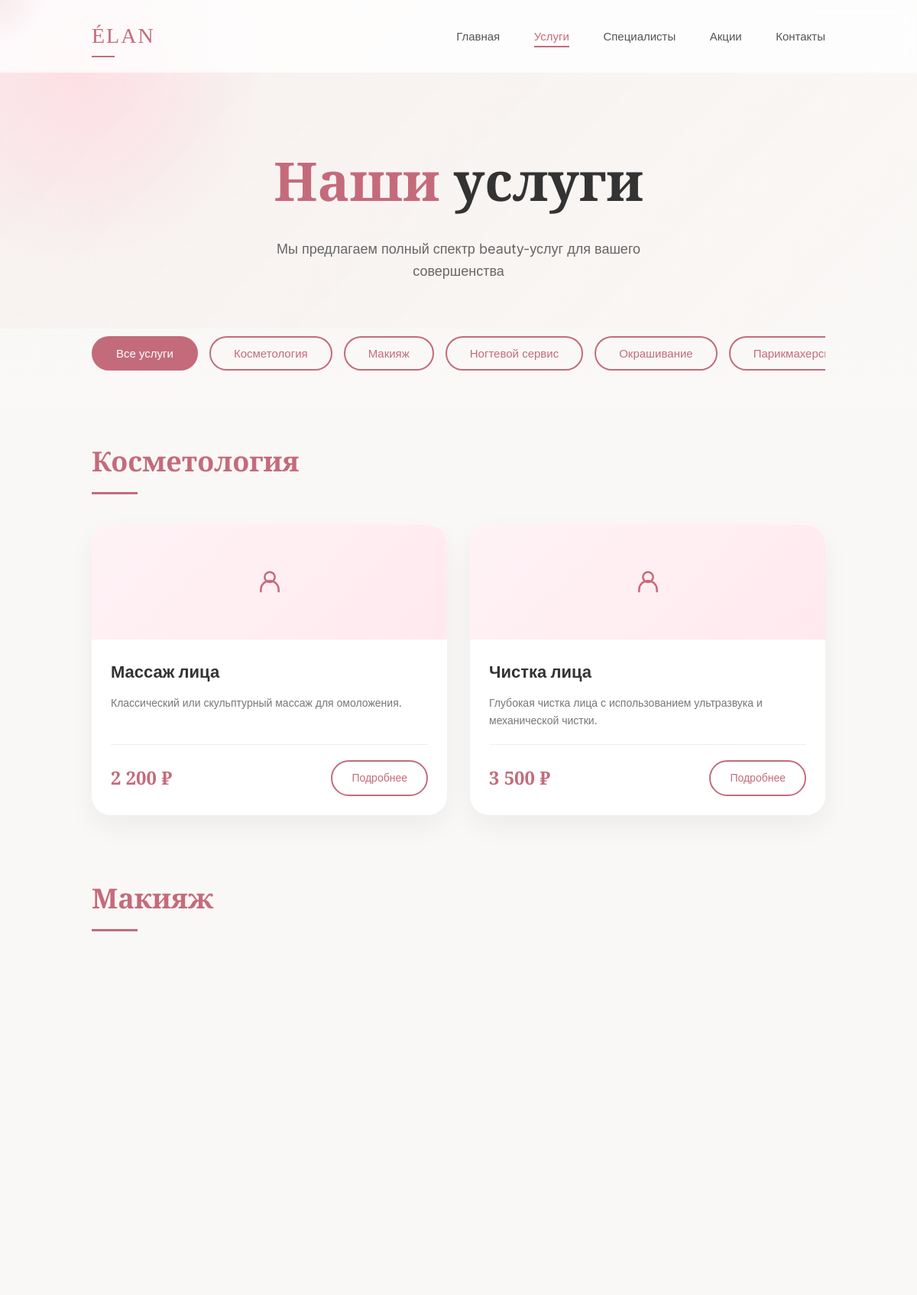
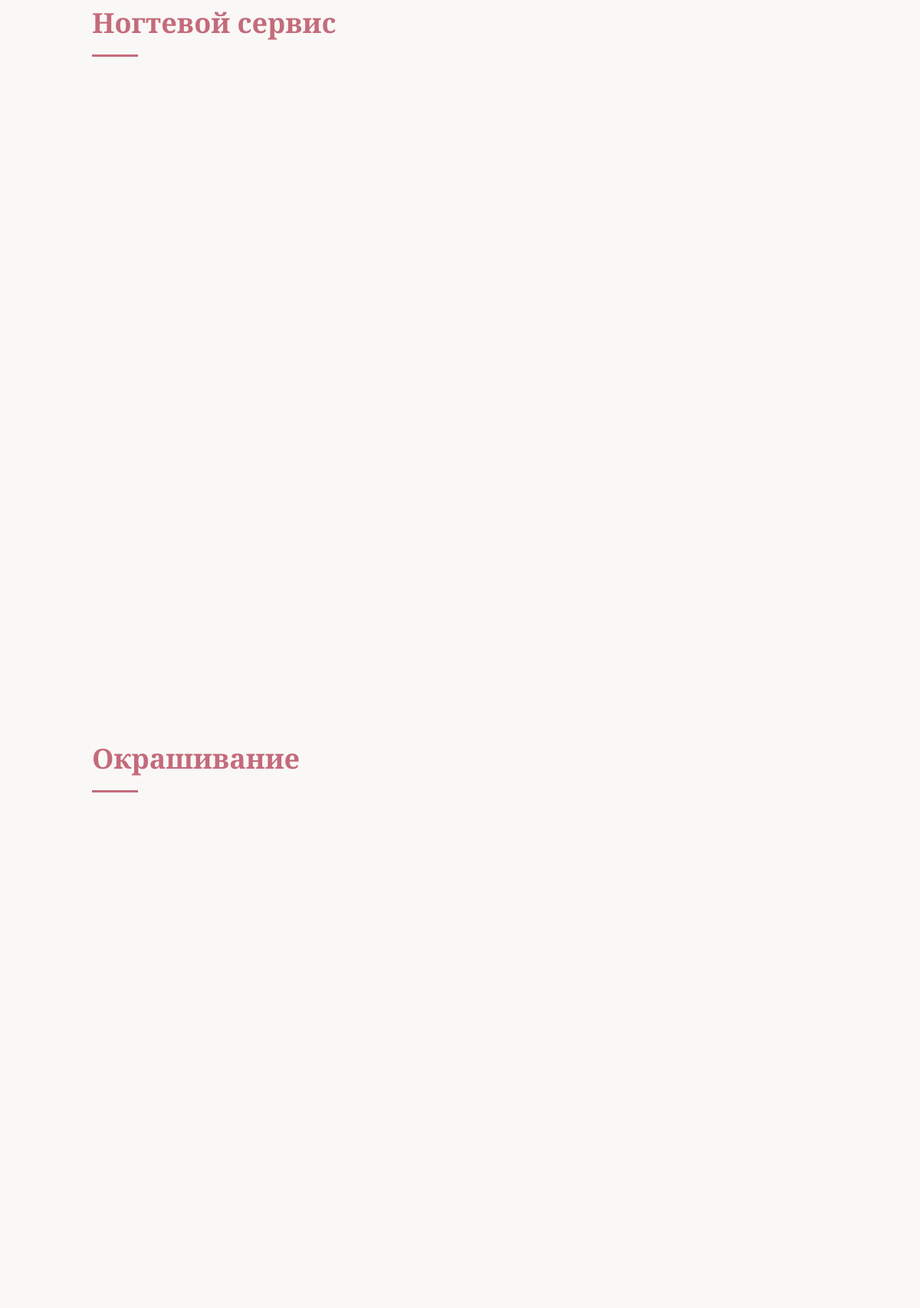
/services.php (upper part), run on the app's committed database (2 pictures, top to bottom).
### tables this page shows
CREATE TABLE `services` (
  `id` int(11) NOT NULL,
  `name` varchar(255) NOT NULL,
  `description` text DEFAULT NULL,
  `price` decimal(10,2) NOT NULL,
  `category` varchar(100) DEFAULT NULL
);

### services.php (the view, shortened to what this page needs)
<?php
require_once 'config.php';
$stmt = $pdo->query("SELECT * FROM services ORDER BY category, name");
$services = $stmt->fetchAll();
$groupedServices = [];
foreach ($services as $service) {
    $category = $service['category'];
    if (!isset($groupedServices[$category])) {
        $groupedServices[$category] = [];
    }
    $groupedServices[$category][] = $service;
}
?>
<!DOCTYPE html>
<html lang="ru">
<head>
    <link rel="stylesheet" href="css/services.css">
    <link rel="stylesheet" href="css/common.css">
</head>
<body>
    <div class="cursor"></div>
    <header>
        <div class="logo">ÉLAN</div>
        <nav>
            <a href="index.php">Главная</a>
            <a href="services.php" class="active">Услуги</a>
            <a href="specialists.php">Специалисты</a>
            <a href="promotions.php">Акции</a>
            <a href="contacts.php">Контакты</a>
        </nav>
    </header>
    <section class="page-header">
        <h1>Наши <span>услуги</span></h1>
        <p>Мы предлагаем полный спектр beauty-услуг для вашего совершенства</p>
    </section>
    <section class="category-nav">
        <div class="category-container">
            <button class="category-btn active" data-category="all">Все услуги</button>
            <?php foreach (array_keys($groupedServices) as $category): ?>
                <button class="category-btn" data-category="<?= htmlspecialchars($category) ?>">
                    <?= htmlspecialchars($category) ?>
                </button>
            <?php endforeach; ?>
        </div>
    </section>
    <section class="services-page">
        <div class="services-container">
            <?php foreach ($groupedServices as $category => $categoryServices): ?>
                <div class="category-section" data-category="<?= htmlspecialchars($category) ?>">
                    <h2 class="category-title"><?= htmlspecialchars($category) ?></h2>
                    <div class="services-grid">
                        <?php foreach ($categoryServices as $service): ?>
                            <div class="service-card">
                                <div class="service-image">
                                    <div class="service-icon">
                                        <?php
                                        $icon = '';
                                        switch ($service['category']) {
                                            case 'Парикмахерские услуги':
                                                $icon = '<svg viewBox="0 0 24 24" fill="none" stroke="currentColor" stroke-width="1.5"><path d="M12 8c-2 0-4 2-4 4s2 4 4 4 4-2 4-4-2-4-4-4z"/><path d="M20 12c0 4.4-3.6 8-8 8s-8-3.6-8-8 3.6-8 8-8 8 3.6 8 8z"/><path d="M12 4V2"/><path d="M12 22v-2"/><path d="M4 12H2"/><path d="M22 12h-2"/></svg>';
                                                break;
                                            case 'Окрашивание':
                                                $icon = '<svg viewBox="0 0 24 24" fill="none" stroke="currentColor" stroke-width="1.5"><path d="M12 2L2 7l10 5 10-5-10-5z"/><path d="M2 17l10 5 10-5"/><path d="M2 12l10 5 10-5"/></svg>';
                                                break;
                                            case 'Ногтевой сервис':
                                                $icon = '<svg viewBox="0 0 24 24" fill="none" stroke="currentColor" stroke-width="1.5"><path d="M8 8h8"/><path d="M8 12h8"/><path d="M8 16h5"/><rect x="6" y="4" width="12" height="16" rx="2"/></svg>';
                                                break;
                                            case 'Косметология':
                                                $icon = '<svg viewBox="0 0 24 24" fill="none" stroke="currentColor" stroke-width="1.5"><circle cx="12" cy="8" r="4"/><path d="M5 20v-2c0-4 3-7 7-7s7 3 7 7v2"/></svg>';
                                                break;
                                            case 'Макияж':
                                                $icon = '<svg viewBox="0 0 24 24" fill="none" stroke="currentColor" stroke-width="1.5"><circle cx="12" cy="10" r="2"/><path d="M5 15c0-3 3-5 7-5s7 2 7 5"/><path d="M4 20h16"/></svg>';
                                                break;
                                            default:
                                                $icon = '<svg viewBox="0 0 24 24" fill="none" stroke="currentColor" stroke-width="1.5"><circle cx="12" cy="12" r="10"/><path d="M12 6v6l4 2"/></svg>';
                                        }
                                        echo $icon;
                                        ?>
                                    </div>
                                </div>
                                <div class="service-content">
                                    <h3 class="service-title"><?= htmlspecialchars($service['name']) ?></h3>
                                    <p class="service-description"><?= htmlspecialchars($service['description']) ?></p>
                                    <div class="service-footer">
                                        <span class="service-price"><?= number_format($service['price'], 0, '', ' ') ?> ₽</span>
                                        <a href="service.php?id=<?= $service['id'] ?>" class="service-btn">Подробнее</a>
                                    </div>
                                </div>
                            </div>
                        <?php endforeach; ?>
                    </div>
                </div>
            <?php endforeach; ?>
        </div>
    </section>
</body>
</html>

### css/services.css (style rules this page uses)
.category-nav { padding: 0 10% 40px; position: sticky; top: 80px; z-index: 90; background: linear-gradient(to bottom, #faf8f6, rgba(250, 248, 246, 0.9)); backdrop-filter: blur(10px); }
.category-container { display: flex; gap: 15px; overflow-x: auto; padding: 10px 0; scrollbar-width: thin; scrollbar-color: #c46b7b #f0f0f0; }
.category-btn { padding: 12px 30px; border: 2px solid #c46b7b; background: transparent; color: #c46b7b; border-radius: 50px; font-size: 15px; font-weight: 500; cursor: pointer; transition: all 0.3s; white-space: nowrap; }
.category-btn.active { background: #c46b7b; color: white; }
.services-page { padding: 40px 10% 120px; }
.category-section { margin-bottom: 80px; opacity: 0; transform: translateY(30px); animation: fadeInUp 0.8s forwards; }
.category-title { font-family: 'Playfair Display', serif; font-size: 36px; color: #c46b7b; margin-bottom: 40px; position: relative; padding-bottom: 15px; }
.category-title::after { content: ''; position: absolute; bottom: 0; left: 0; width: 60px; height: 3px; background: #c46b7b; }
.services-grid { display: grid; grid-template-columns: repeat(auto-fill, minmax(350px, 1fr)); gap: 30px; }
.service-card { background: white; border-radius: 25px; overflow: hidden; box-shadow: 0 15px 35px rgba(0, 0, 0, 0.05); transition: all 0.3s; display: flex; flex-direction: column; }
.service-image { height: 150px; background: linear-gradient(135deg, #fff3f6, #ffe9ef); display: flex; align-items: center; justify-content: center; position: relative; overflow: hidden; }
.service-image::before { content: ''; position: absolute; top: -50%; left: -50%; width: 200%; height: 200%; background: radial-gradient(circle, rgba(255, 255, 255, 0.3), transparent 70%); opacity: 0; transition: opacity 0.3s; }
.service-icon { width: 60px; height: 60px; margin: 0 auto; display: flex; align-items: center; justify-content: center; font-size: 60px; transform: scale(1); transition: transform 0.3s; }
.service-icon svg { width: 40px; height: 40px; color: #c46b7b; transition: all 0.3s; }
.service-content { padding: 25px; flex: 1; display: flex; flex-direction: column; }
.service-title { font-size: 22px; margin-bottom: 12px; color: #333; }
.service-description { color: #777; font-size: 14px; line-height: 1.6; margin-bottom: 20px; flex: 1; }
.service-footer { display: flex; justify-content: space-between; align-items: center; margin-top: auto; border-top: 1px solid #eee; padding-top: 20px; }
.service-price { font-size: 24px; font-weight: 600; color: #c46b7b; font-family: 'Playfair Display', serif; }
.service-btn { padding: 10px 25px; background: transparent; border: 2px solid #c46b7b; color: #c46b7b; text-decoration: none; border-radius: 50px; font-size: 14px; font-weight: 500; transition: all 0.3s; }

### data on the page
services: category "Косметология" (drawn), name "Массаж лица", description "Классический или скульптурный массаж для омоложения.", price "2 200"
services: category "Косметология" (drawn), name "Чистка лица", description "Глубокая чистка лица с использованием ультразвука и механической чистки.", price "3 500"

### other printed values
$category "Косметология"
$category "Макияж"
$category "Ногтевой сервис"
$category "Окрашивание"
